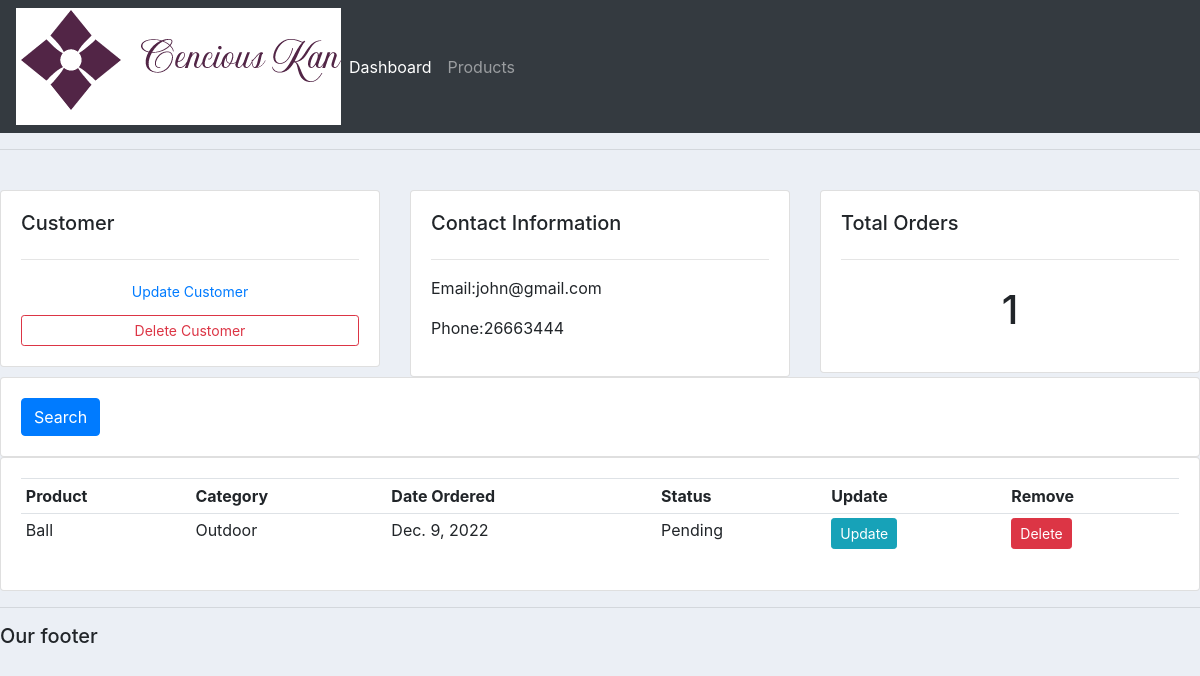
Before: /customer/1/ with the older database file.
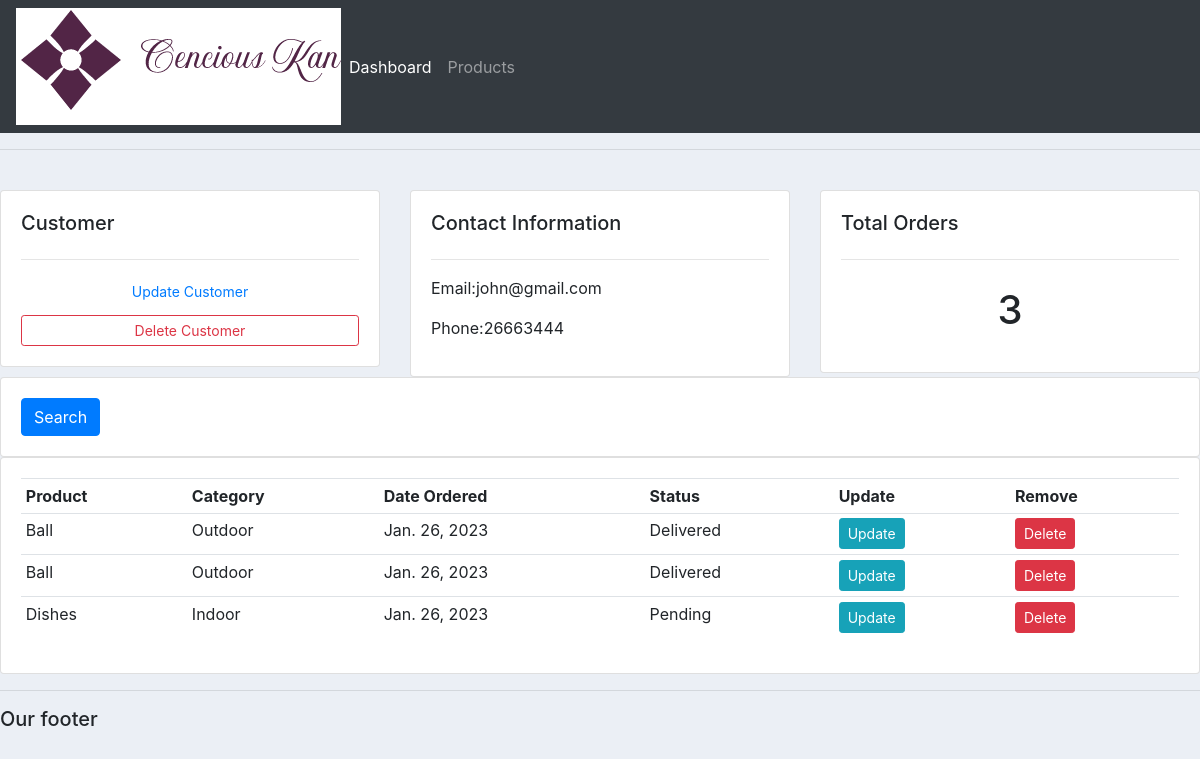
After: the same page with the newer database file.
### accounts/models.py (models this page shows, shortened)
class Customer(models.Model):
    name = models.CharField(max_length=200, null=True)
    phone = models.CharField(max_length=200, null=True)
    email = models.EmailField(max_length=200, null=True)
    date_created = models.DateField(auto_now_add=True, null=True)

class Order(models.Model):
    STATUS=(
            ('Pending', 'pending'),
            ('Out for delivery', 'out for delivery'),
            ('Delivered', 'delivered'),
        )
    customer= models.ForeignKey(Customer, null=True, on_delete=models.SET_NULL)
    products= models.ForeignKey(Product, null=True, on_delete=models.SET_NULL)
    date_created=models.DateField(auto_now_add=True, null=True)
    status= models.CharField(max_length=200, null=True, choices=STATUS)

class Product(models.Model):
    CATEGORY=(
        ('Indoor','Indoor'),
        ('Outdoor', 'outdoor'),
    )
    name=models.CharField(max_length=200, null=True)
    price=models.FloatField(null=True)
    category=models.CharField(max_length=200, null=True, choices=CATEGORY)
    description=models.CharField(max_length=200, null=True)
    date_created= models.DateField(auto_now_add=True, null=True)
    tags=models.ManyToManyField(Tag)
    def __str__(self):
        return self.name

### accounts/views.py (the view)
# urls.py: path('customer/<str:pk>/', views.customer, name="customer"),
def customer(request, pk):
    customers = Customer.objects.get(id=pk)
    orders= customers.order_set.all()
    order_count = orders.count()
    context={'customers': customers, 'orders': orders, 'order_count': order_count}
    return render(request,'accounts/customer.html', context)

### accounts/templates/accounts/customer.html
{%extends 'accounts/main.html' %}
{%block element%}
<br>
<div class="row">
    <div class="col-md">
        <div class="card card-body">
            <h5>Customer</h5>
            <hr>
            <a  class="btn  btn-sm btn-block" href="">Update Customer</a>
            <a  class="btn btn-outline-danger btn-sm btn-block" href="">Delete Customer</a>
        </div>
    </div>
    <div class="col-md">
        <div class="card card-body">
            <h5>Contact Information</h5>
            <hr>
           <p>Email:{{customers.email}} </p>
           <p>Phone:{{customers.phone}} </p>
        </div>
    </div>
    <div class="col-md">
        <div class="card card-body">
            <h5>Total Orders</h5>
            <hr>
           <h1 style="text-align: center;padding: 10px;">{{order_count}}</h1>
        </div>
    </div>
</div>
<div class="row">
    <div class="col">
        <div class="card card-body">
            <form action="" method="get">
            <button class="btn btn-primary" type="submit" >Search</button>
            </form>
        </div>
    </div>
</div>
<div class="row">
    <div class="col-md">
        <div class="card card-body">
            <table class="table table-sm" >
                <tr>
                    <th>Product</th>
                    <th>Category</th>
                    <th>Date Ordered</th>
                    <th>Status</th>
                    <th>Update</th>
                    <th>Remove</th>
                </tr>
                {% for order in orders %}
                <tr>
                    <td>{{order.products}}</td>
                    <td>{{order.products.category}}</td>
                    <td>{{order.date_created}}</td>
                    <td>{{order.status}}</td>
                    <td><a class="btn btn-sm btn-info" href="{% url 'update_order' order.id %}">Update</a></td>
                    <td><a class="btn btn-sm btn-danger" href="{% url 'delete_order' order.id %}">Delete</a></td>
                </tr>
                {% endfor %}
            </table>
        </div>
    </div>
</div>
{%endblock element%}

### accounts/templates/accounts/main.html (shortened to what this page needs)
{% load static%}
<!DOCTYPE html>
<html lang="en">
<head>
    <link rel="stylesheet" href="https://cdn.jsdelivr.net/npm/bootstrap@4.0.0/dist/css/bootstrap.min.css">
   <link rel="stylesheet" href="{% static '/css/main.css' %} " type="text/css">
</head>
<body>
    {% include 'accounts/navbar.html' %}
    <hr>
    {%block element%}
    {%endblock element%}
    <hr>
    <h5>Our footer</h5>
</body>
</html>

### accounts/templates/accounts/navbar.html (shortened to what this page needs)
{% load static%}
<nav class="navbar navbar-expand-lg navbar-dark bg-dark">
    <img src="{% static 'images/ce.png' %}" alt="">
    <div class="collapse navbar-collapse" id="navbarNav">
      <ul class="navbar-nav">
        <li class="nav-item active">
          <a class="nav-link" href="{% url 'home' %}">Dashboard</a>
        </li>
        <li class="nav-item">
          <a class="nav-link" href="{% url 'products' %}">Products</a>
        </li>
      </ul>
    </div>
  </nav>

### static/css/main.css (style rules this page uses)
body { background-color: #ebeff5; }

Changed rows visible on the page:
removed Order: products "Ball", products.category "Outdoor", date_created "Dec. 9, 2022", status "Pending"
added Order: products "Ball", products.category "Outdoor", date_created "Jan. 26, 2023", status "Delivered"
added Order: products "Ball", products.category "Outdoor", date_created "Jan. 26, 2023", status "Delivered"
added Order: products "Dishes", products.category "Indoor", date_created "Jan. 26, 2023", status "Pending"
Other visible differences:
{{ order_count }}: "1" → "3"
